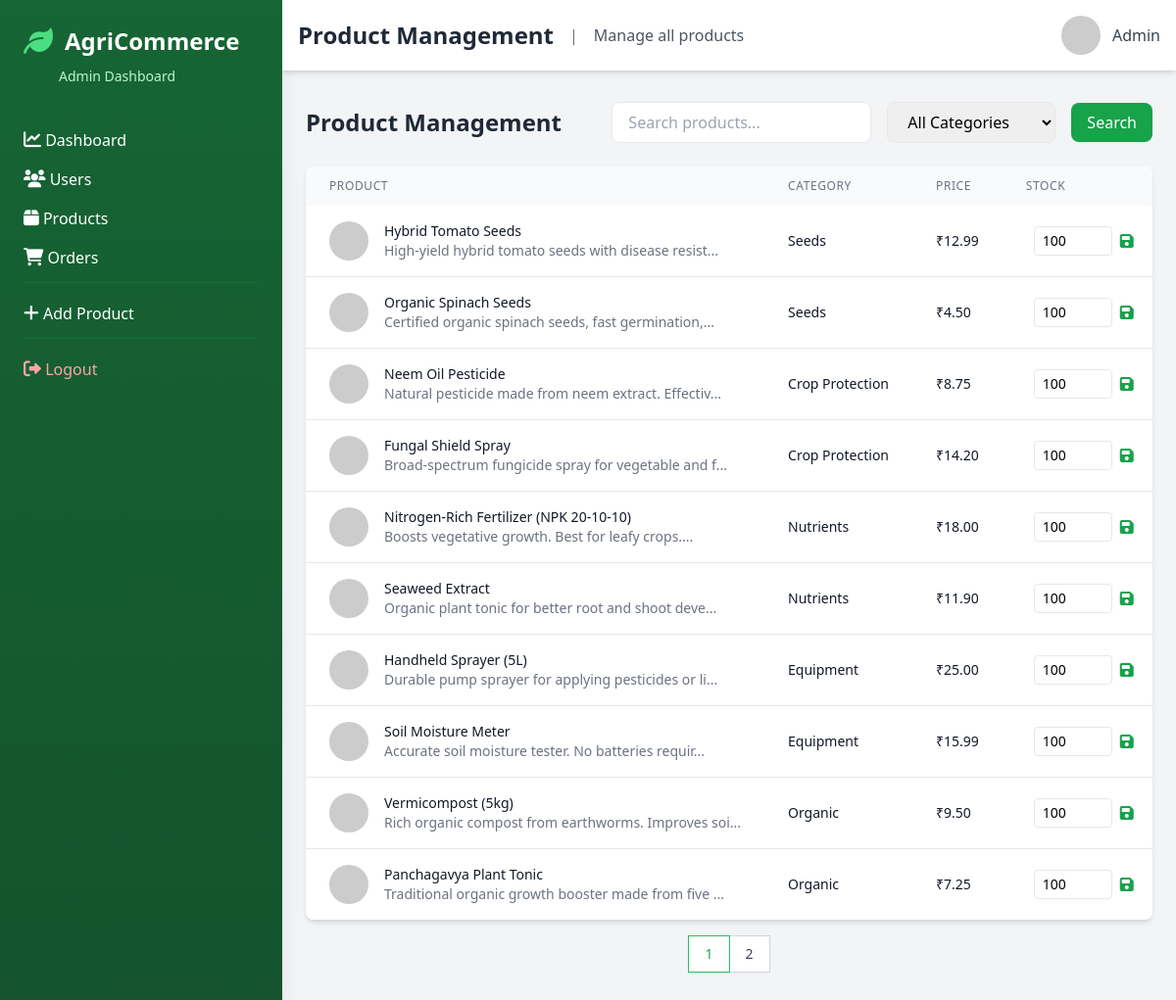
Page /admin/products.php (signed in) on the earlier database version.
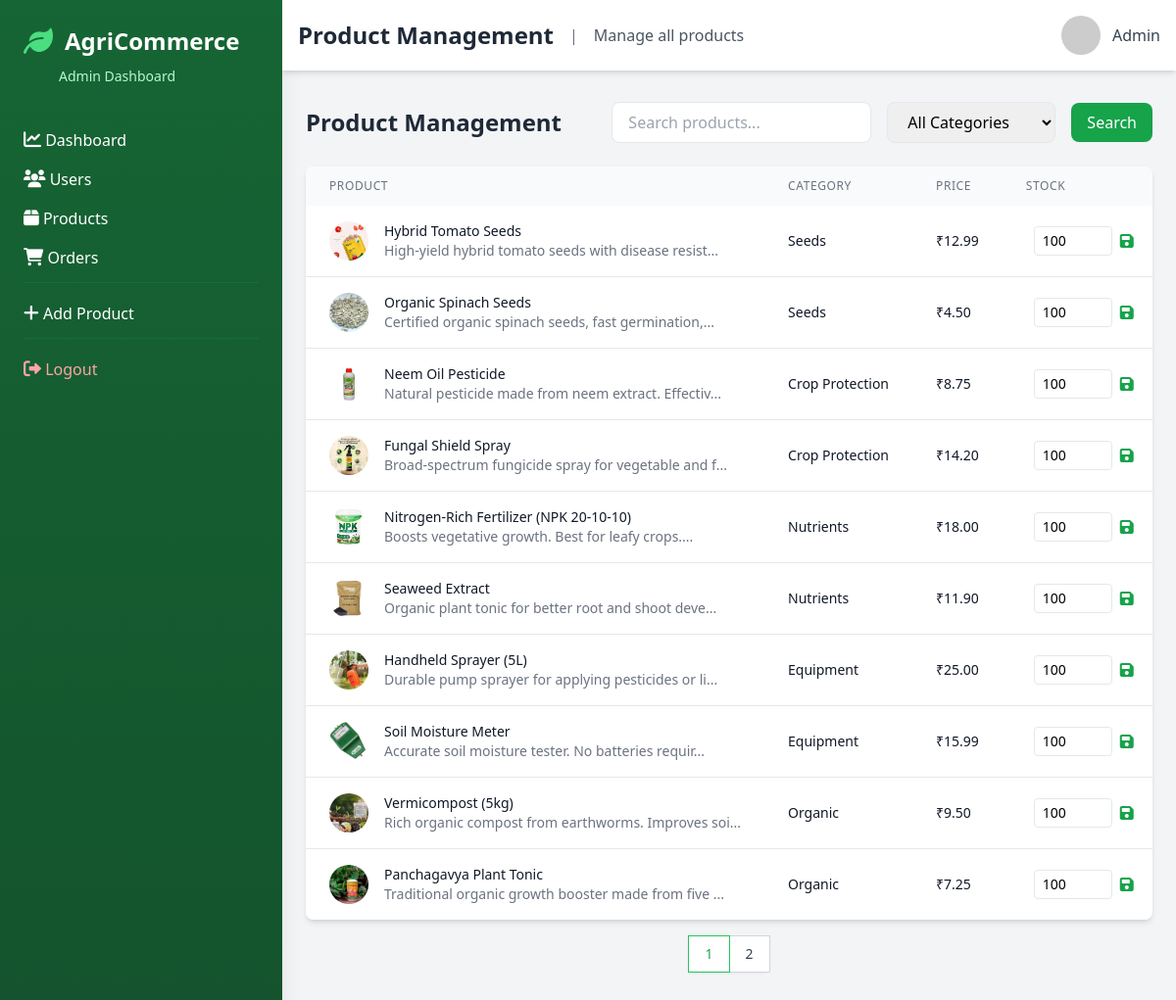
Same page on the later database version.
### tables this page shows
CREATE TABLE IF NOT EXISTS products (
    id INT AUTO_INCREMENT PRIMARY KEY,
    name VARCHAR(255) NOT NULL,
    description TEXT,
    price DECIMAL(10,2) NOT NULL,
    image VARCHAR(255),
    category VARCHAR(100),
    stock INT DEFAULT 0,
    created_at TIMESTAMP DEFAULT CURRENT_TIMESTAMP
);

### admin/products.php (the view, shortened to what the changed rows need)
<?php
require_once '../config/database.php';
$page = isset($_GET['page']) ? (int)$_GET['page'] : 1;
$per_page = 10;
$offset = ($page - 1) * $per_page;
$where_clauses = [];
$params = [];
$types = "";
$where_sql = $where_clauses ? "WHERE " . implode(" AND ", $where_clauses) : "";
$sql = "SELECT * FROM products " . $where_sql . " ORDER BY created_at DESC LIMIT ? OFFSET ?";
$stmt = $conn->prepare($sql);
if ($params) {
    $params[] = $per_page;
    $params[] = $offset;
    $types .= "ii";
    $stmt->bind_param($types, ...$params);
} else {
    $stmt->bind_param("ii", $per_page, $offset);
}
$stmt->execute();
$products = $stmt->get_result()->fetch_all(MYSQLI_ASSOC);
?>
<!DOCTYPE html>
<html lang="en">
<head>
    <script src="https://cdn.tailwindcss.com"></script>
    <link rel="stylesheet" href="https://cdnjs.cloudflare.com/ajax/libs/font-awesome/6.0.0/css/all.min.css">
</head>
<body class="bg-gray-100">
    <div class="flex h-screen">
        <div class="w-72 bg-gradient-to-b from-green-800 to-green-900 text-white p-6 shadow-xl">
            <div class="mb-10">
                <div class="flex items-center space-x-3 mb-2">
                    <h1 class="text-2xl font-bold">AgriCommerce</h1>
                </div>
            </div>
        </div>
        <div class="flex-1 overflow-auto">
            <div class="bg-white shadow-md p-4 sticky top-0 z-10">
                <div class="flex justify-between items-center">
                    <div class="flex items-center space-x-4">
                        <h2 class="text-2xl font-bold text-gray-800">Product Management</h2>
                    </div>
                </div>
            </div>
            <div class="container mx-auto px-6 py-8">
                <div class="flex justify-between items-center mb-6">
                    <h1 class="text-2xl font-bold text-gray-800">Product Management</h1>
                </div>
                <div class="bg-white rounded-lg shadow-md overflow-hidden">
                    <table class="min-w-full">
                        <thead class="bg-gray-50">
                            <tr>
                                <th class="px-6 py-3 text-left text-xs font-medium text-gray-500 uppercase tracking-wider">Product</th>
                                <th class="px-6 py-3 text-left text-xs font-medium text-gray-500 uppercase tracking-wider">Category</th>
                                <th class="px-6 py-3 text-left text-xs font-medium text-gray-500 uppercase tracking-wider">Price</th>
                                <th class="px-6 py-3 text-left text-xs font-medium text-gray-500 uppercase tracking-wider">Stock</th>
                            </tr>
                        </thead>
                        <tbody class="bg-white divide-y divide-gray-200">
                            <?php foreach ($products as $product): ?>
                            <tr>
                                <td class="px-6 py-4 whitespace-nowrap">
                                    <div class="flex items-center">
                                        <?php if ($product['image']): ?>
                                        <div class="flex-shrink-0 h-10 w-10">
                                            <img class="h-10 w-10 rounded-full object-cover"
                                                 src="../<?php echo htmlspecialchars($product['image']); ?>"
                                                 alt="<?php echo htmlspecialchars($product['name']); ?>">
                                        </div>
                                        <?php endif; ?>
                                        <div class="ml-4">
                                            <div class="text-sm font-medium text-gray-900"><?php echo htmlspecialchars($product['name']); ?></div>
                                            <div class="text-sm text-gray-500"><?php echo substr(htmlspecialchars($product['description']), 0, 50) . '...'; ?></div>
                                        </div>
                                    </div>
                                </td>
                                <td class="px-6 py-4 whitespace-nowrap">
                                    <div class="text-sm text-gray-900"><?php echo htmlspecialchars($product['category']); ?></div>
                                </td>
                                <td class="px-6 py-4 whitespace-nowrap">
                                    <div class="text-sm text-gray-900">₹<?php echo number_format($product['price'], 2); ?></div>
                                </td>
                                <td class="px-6 py-4 whitespace-nowrap">
                                    <form method="POST" class="flex items-center space-x-2">
                                        <input type="number" name="new_stock" value="<?php echo $product['stock']; ?>" min="0"
                                               class="w-20 text-sm border rounded px-2 py-1 focus:outline-none focus:ring-2 focus:ring-green-500">
                                        <button type="submit" class="text-green-600 hover:text-green-900">
                                            <i class="fas fa-save"></i>
                                        </button>
                                    </form>
                                </td>
                            </tr>
                            <?php endforeach; ?>
                        </tbody>
                    </table>
                </div>
            </div>
        </div>
    </div>
</body>
</html>

Differences in the rows shown:
changed products "Hybrid Tomato Seeds": image: picture added in place of a placeholder
changed products "Organic Spinach Seeds": image: picture added in place of a placeholder
changed products "Neem Oil Pesticide": image: picture added in place of a placeholder
changed products "Fungal Shield Spray": image: picture added in place of a placeholder
changed products "Nitrogen-Rich Fertilizer (NPK 20-10-10)": image: picture added in place of a placeholder
changed products "Seaweed Extract": image: picture added in place of a placeholder
changed products "Handheld Sprayer (5L)": image: picture added in place of a placeholder
changed products "Soil Moisture Meter": image: picture added in place of a placeholder
changed products "Vermicompost (5kg)": image: picture added in place of a placeholder
changed products "Panchagavya Plant Tonic": image: picture added in place of a placeholder
